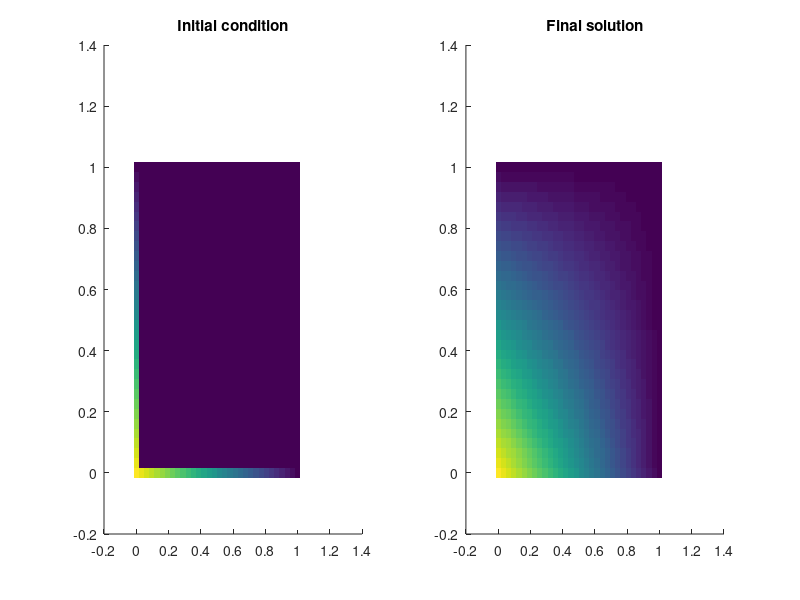

Here is the MATLAB script that generated this plot:
% Black-red Gauss-Seidel iterative solver for Laplace equation
% 07/07/2023 A. Roccon
% Remark: code written assuming dx=dy, bear this in mind if changing lx or
% ly or the grid resolution.
clear all

%input parameters
nx=32;
ny=nx;
lx=1.0;
ly=1.0;
max_err=1.e-4;
max_iter=10000;
err=2.0d0;
dx=lx/(nx-1);
dy=ly/(ny-1);
x=zeros(nx,1);
y=zeros(ny,1);



for i=1:nx-1
    x(i+1)=x(i)+dx;
end
for j=1:ny-1
    y(j+1)=y(j)+dy;
end
    

% start
A=zeros(nx,ny);
A0=zeros(nx,ny);
An=zeros(nx,ny);

%Boundary conditions (temperature gradient on left and bottom sides).
for i=1:nx
  A(i,1)=double(i-1)/double(nx-1);
end
for j=1:ny
  A(nx,j)=double(ny-j)/double(ny-1);
end

% Store initial condition (just to check)
A0=A;
% Updtae An with Boundary conditons, otherwise new values are not updated.
An=A0;

iter=1;
while ((err >= max_err) && ( iter <= max_iter))
  for i=2:nx-1
    for j=2:ny-1
      % Red nodes (when i + j is even)
      % They depend only on the black nodes values
      if mod(i+j,2) == 0
        An(i,j)=0.25*(A(i+1,j)+A(i-1,j)+A(i,j+1)+A(i,j-1));
      end
    end
  end
  for i=2:nx-1
    for j=2:ny-1
      % Black nodes (when i + j is odd)
      % They depend only on the red nodes values
      if mod(i+j,2) == 1
        An(i,j)=0.25*(A(i+1,j)+A(i-1,j)+A(i,j+1)+A(i,j-1));
      end
    end
  end
  % Compute error
  err=0.0d0;
  for i=2:nx-1
     for j=2:ny-1
       err = max(abs(An(i,j) - A(i,j)),err);
     end
  end
  A=An;
  iter = iter+1;
end


figure(1)
subplot(1,2,1)
hold on
imagesc(x,flipud(y),A0);
title('Initial condition')
hold off


subplot(1,2,2)
hold on
title('Final solution')
imagesc(x,flipud(y),A);
hold off

